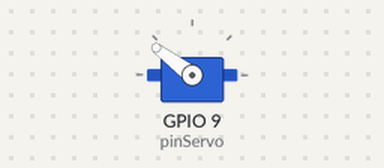
Bench run of a sketch on a simulated ESP32. Parts: servo.

Above: at 5.05 s.
At 6.55 s:
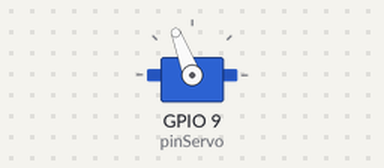
At 8.05 s:
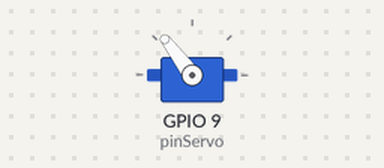
At 16.55 s:
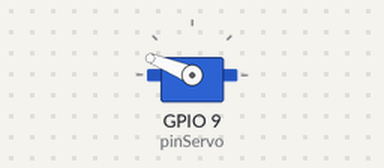
Timing chart, 0 to 26.8 s (numbered marks = the images above):
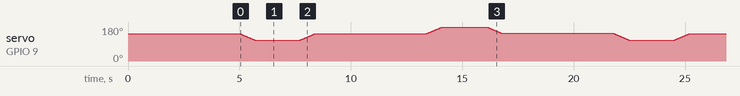

The sketch:

Rangos_Servo_Huella_Full.ino
```cpp
#include <Servo.h>

Servo motor;  // Crea un objeto servo para controlar el motor
int pinServo = 9;  // El pin al que está conectado el servo
int centro = 145;  // Ángulo central calculado
int angulo110 = 110;  // Ángulo inicial
int angulo180 = 180;  // Ángulo final

void setup() {
  motor.attach(pinServo);  // Asigna el pin del servo
  motor.write(centro);  // Coloca el motor en la posición central
  delay(5000);  // Espera 5 segundos en el centro
}

void loop() {
  // Mover suavemente al ángulo 110 grados
  moverSuavemente(centro, angulo110);
  delay(2000);  // Quedarse 2 segundos en 110 grados

  // Mover suavemente al ángulo central
  moverSuavemente(angulo110, centro);
  delay(5000);  // Quedarse 5 segundos en el centro

  // Mover suavemente a 180 grados
  moverSuavemente(centro, angulo180);
  delay(2000);  // Quedarse 2 segundos en 180 grados

  // Mover suavemente al ángulo central
  moverSuavemente(angulo180, centro);
  delay(5000);  // Quedarse 5 segundos en el centro
}

void moverSuavemente(int desde, int hasta) {
  int paso = (desde < hasta) ? 1 : -1;
  for (int pos = desde; pos != hasta; pos += paso) {
    motor.write(pos);
    delay(20);  // Ajusta el valor para un movimiento más suave o rápido
  }
}
```
